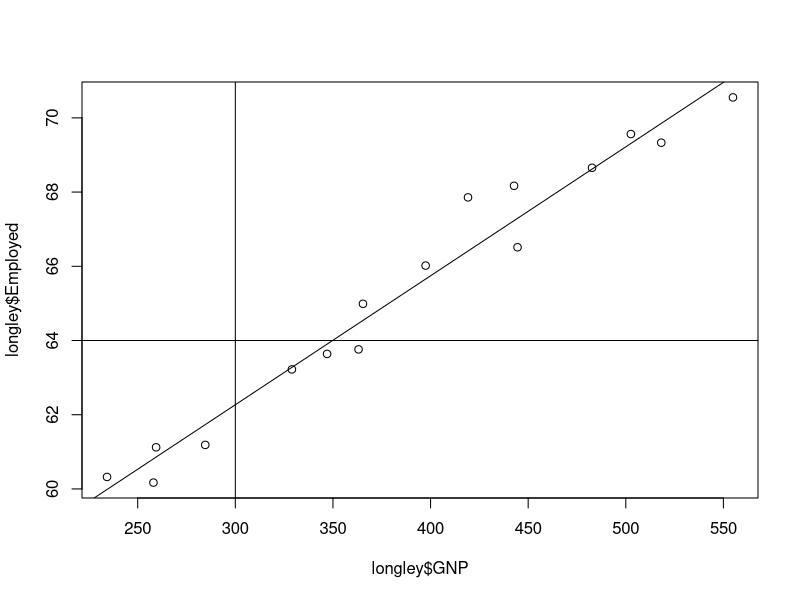
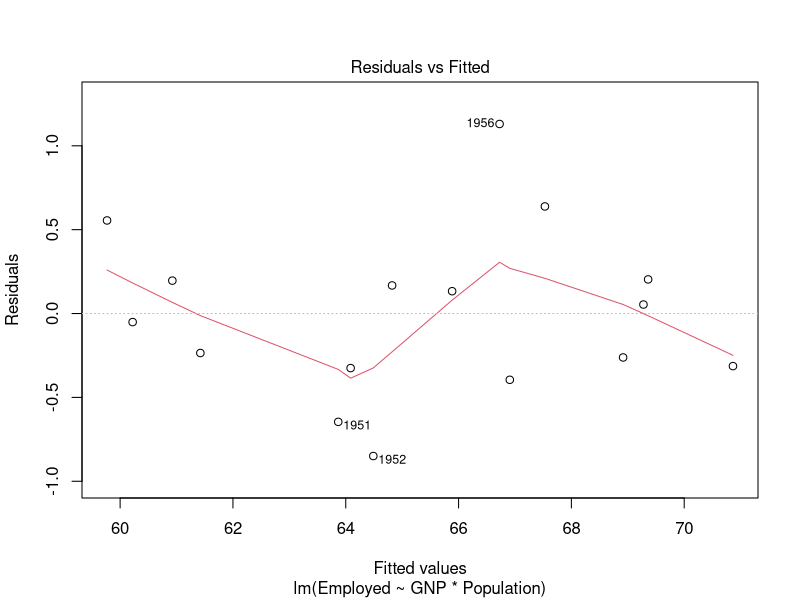
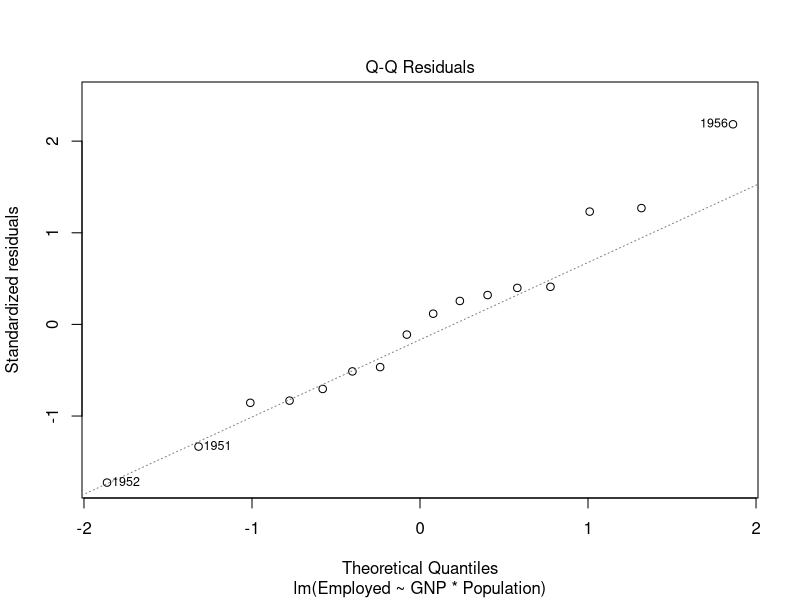
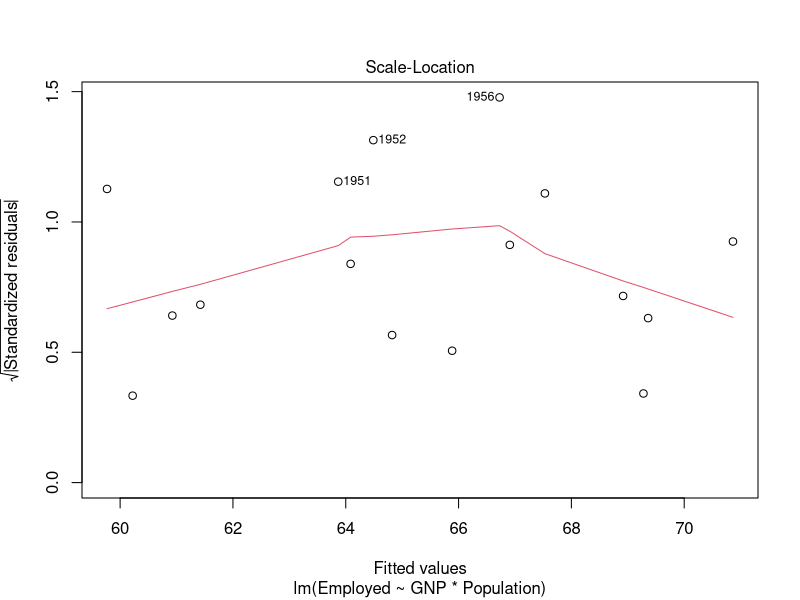
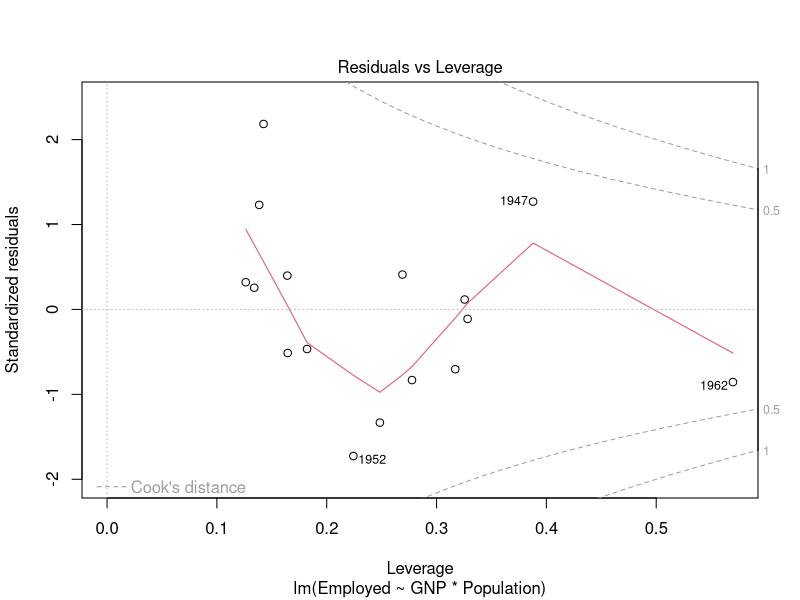
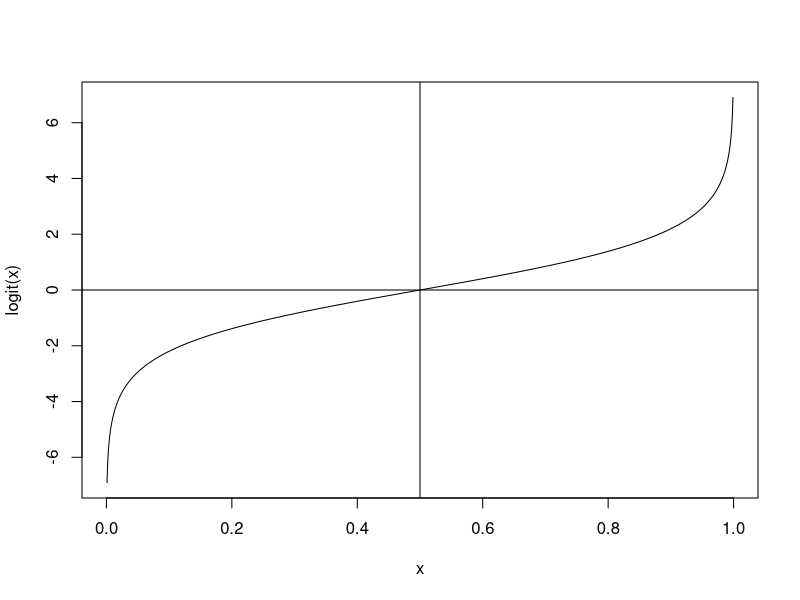
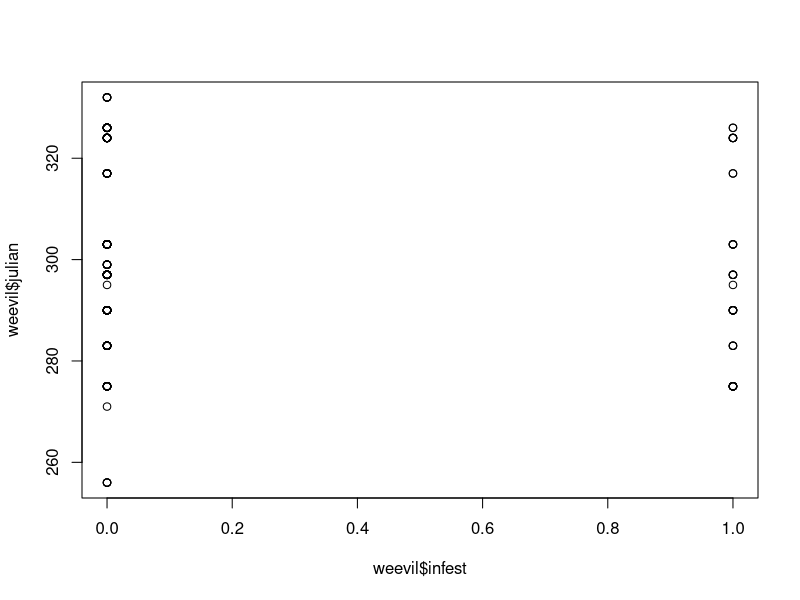
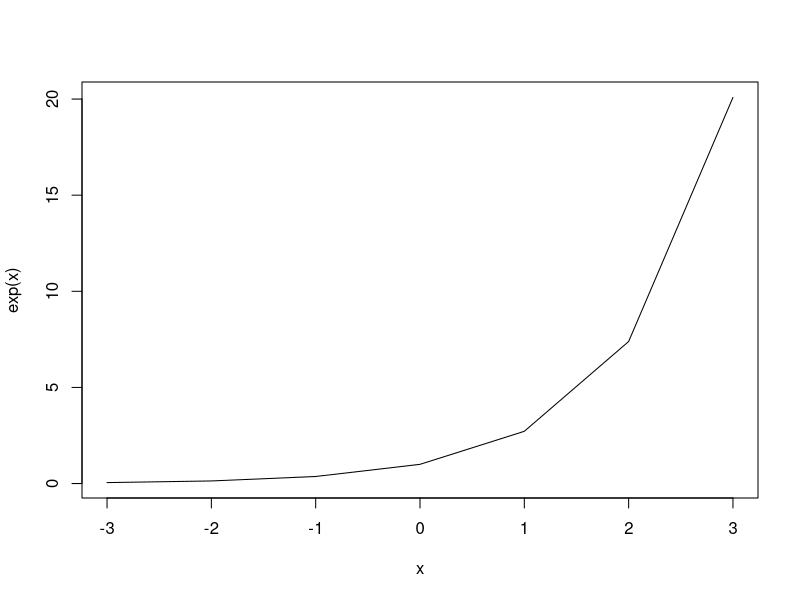

Write the R code that produced these figures, in order.
##Generalized Linear Models (glms)
#Review of Linear models - use lm()

data(longley) #economic dataset  built into R
longley

#Simple linear regression
plot(longley$GNP, longley$Employed)

f = lm(formula= Employed ~ GNP, data=longley)
f = lm(formula= longley$Employed ~ longley$GNP)

summary(f)
abline(f)

abline(v=300)
abline(h=64)

#Multiple regression
#Remember model notation: * indicates all possible interactions
g = lm(formula= Employed ~ GNP*Population, data=longley)
summary(g)

#Look at some plots

plot(g)

#GLM: logistic
#Used when you have proportion data (between 0 and 1 - e.g. probabilities)
#Link function: logit ln(p/(1-p))
#Converts 0-1 values into a much wider range (~-6 to 6)

#Visualize
help(seq)
x = seq(0.001,0.999,0.001) #generate sequence of values

y = log(x/(1-x))

plot(x,y, ylab="logit(x)", type="l")
abline(v=0.5)
abline(h=0)

#Grab some of my own data: acorns infested with weevils
#acorns are either infested (1) or uninfested (0), therefore
#it's a binary (specifically, a Bernoulli) response
#Three years of data

setwd("data")
weevil = read.csv('weevil.csv', header=TRUE)
setwd("..")
weevil[1:20,]

plot(weevil$infest, weevil$julian)

#modeling infestation as a function of species and year
#Three years of data - why do I only have 2 year dummy variables?
#Along the same lines - why only 1 species variable?

#Use glm function: setup is similar, just need to specify family

help(glm)

glm.logistic = glm(formula= infest ~ species + y07 + y08, data=weevil, 
family=binomial)

summary(glm.logistic)

#Logistic regression with weights

#Create some data
#Probability of seedling survival based on whether or not the seed was buried, and
#whether or not it received an anti-predator hot sauce treatment (red)
#2x2 factorial design within each of 10 plots for total of 40 subplots
#25 seeds per subplot

nplots = 10
nsubplots = 4 #per plot
nseeds = 25 #per subplot

#Generate dummy variables for buried and red
buried = rep(c(0,0,1,1),nplots)
red = rep(c(1,0,1,0),nplots)

#Generate intercept column (could also use model.matrix)
int = rep(1,40)

#Generate subplot id list
subplot = c(1:40)

#Create design matrix
mat = cbind(int,buried,red)

#"True" parameter values (int, buried, red)
b = c(-1,4,3)

#Calculate linear predictor using matrix multiplication
lin.pred = mat %*% b

#Transform using inverse logit to probabilities
exp.p = exp(lin.pred)/(1+exp(lin.pred))

#Generate actual observed values using probabilities
obs = rbinom(40,25,exp.p)
#Column of total seeds planted
total = rep(25,40)
#Calculate percent surviving in each subplot
pct = obs/total

#Bind data together and look at it
my.data = data.frame(subplot,buried,red,obs,total,pct)

my.data

#Conduct glm using pooled subplot-level data (i.e. percents) weighted
#"Frequency" form
model1 = glm(formula = pct ~ buried + red, family = binomial, 
             weights = total, data = my.data)
b
summary(model1)

#Now, expand data so that each seed is in a single row ("case" form)

my.data2.a = cbind(my.data[rep(1:nrow(my.data),my.data$obs),c(1,2,3)],1)
names(my.data2.a)[4] = "survive"
my.data2.b = cbind(my.data[rep(1:nrow(my.data),(25-my.data$obs)),c(1,2,3)],0)
names(my.data2.b)[4] = "survive"

my.data2 = rbind(my.data2.a,my.data2.b)

dim(my.data2)

#Check
nplots*nsubplots*nseeds

#Run GLM again without weights this time
model2 = glm(formula = survive ~ buried + red, family = binomial, data = my.data2)

summary(model2)

#Compare 
b
summary(model1)

#GLM: Poisson
#Used when you have count data (i.e., positive integers only)
#Problems with Poisson: single parameter makes it hard to fit sometimes
#Negative binomial (has 2 parameters) is an alternative
#I'll stop being lazy and make my own data

help(rpois)
counts = c(rpois(20,lambda=20),rpois(20,lambda=5))

counts

#Assign group membership
group = c(rep(1,20),rep(2,20))

#Make another junk variable

junk = rnorm(40,mean=0,sd=1)

data = cbind(counts,group,junk)
data

#Log link in Poisson glm - need positive number for prediction of lambda
x = seq(-3,3) #generate sequence of values

y = exp(x)

plot(x,y, ylab  ="exp(x)", type="l")

#Glm Uses a log link function by default, which is what we want
glm.Pois = glm(counts ~ group*junk, family=poisson())

summary(glm.Pois)


##################################################################
##Generalized linear mixed models (glmms)

##Simple Linear Mixed Model (Fixed and Random Effects)

library(nlme)
library(MASS)
data(oats)

#Give it reasonable names
names(oats) = c('block', 'variety', 'nitrogen', 'yield')

summary(oats)

#First a linear model

oats.lm = lm(yield ~ variety + nitrogen, data=oats)
summary(oats.lm)

#Now we'll add random effects of block
#Block is basically repeated versions of the experiment in different plots
#We're not really interested in these variables, but you can think of block
#as random because you picked these blocks from a distribution of potential sites

#use lme()function - arguments are similar
#random  = ~1|(something) is the format you will use for random intercepts
oats.mixed = lme(yield ~ variety + nitrogen, random = ~1|block, data=oats)

summary(oats.mixed)
#Random effects listed first, then fixed effects

#Finally, the combination: General Linear Mixed Model

#Using function glmmPQL in package MASS
#My weevil data, but with a random intercept based on tree
#Tree makes a lot of sense as a random effect - they are a subset of many
#trees that could have been chosen for the study, and I'm not particularly interested
#in the variation between trees other than making sure it doesn't pollute my other inferences

weevil[1:10,]
weevil$treecode = as.factor(weevil$treecode)

weevil.mixed = glmmPQL(infest ~ species + y07 + y08, random = ~1|treecode, data=weevil, 
family=binomial(link='logit'))

summary(weevil.mixed)

